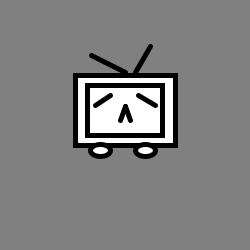
Frame 1 (no input)
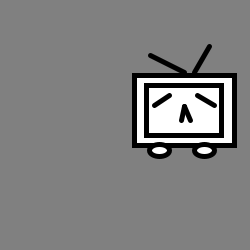
Frame 60 (the mouse pressed at the canvas centre just before this capture)
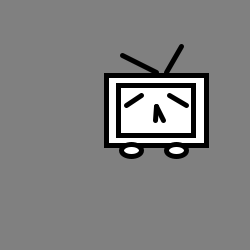
Frame 120 (the mouse held since frame 60 and released just before this capture)

The Processing sketch that drew these frames (run headless with seeded random() and noise(); from frame 60 on, the mouse is pressed at the canvas centre):

// Processing sketch: my
// ── my.pde

float x = 120.1;
float dx = 0.5; 
float y = 130.1;
float dy = 0.5; 
int a = 125;
int da = 1;
void setup()
  {
  size(250, 250);
   }
  
void draw()
{
  background(128);
  strokeWeight(5);
  rectMode(CENTER);
  rect(a, 110, 100, 70);
  rect(a, 110, 75, 50);
  line(a-34, 55, a, 72);
  line(a+25, 46, a+10, 72);
  line(a-15, 95, a-30, 105);
  line(a+13, 95, a+30, 105);
  ellipse(a-25, 150, 20, 12);
  ellipse(a+20, 150, 20, 12);
  line(a, 106, x+a-125, 120);
  line(a, 106, y+a-125, 120);
  if (x < 110.1)
  {
  dx = -dx;
  }
  if (x > 125.1)
  {
  dx = -dx;
  }
  x = x - dx;
  if (y < 140.1)
  {
  dy = -dy;
  }
  if (y > 125.1)
  {
  dy = -dy;
  }
  y = y - dy;
  if (a < 200)
  {
    da = -da;
  }
  if (a > 50)
  {
  da = -da;
  }
  a = a + da;
  
}
